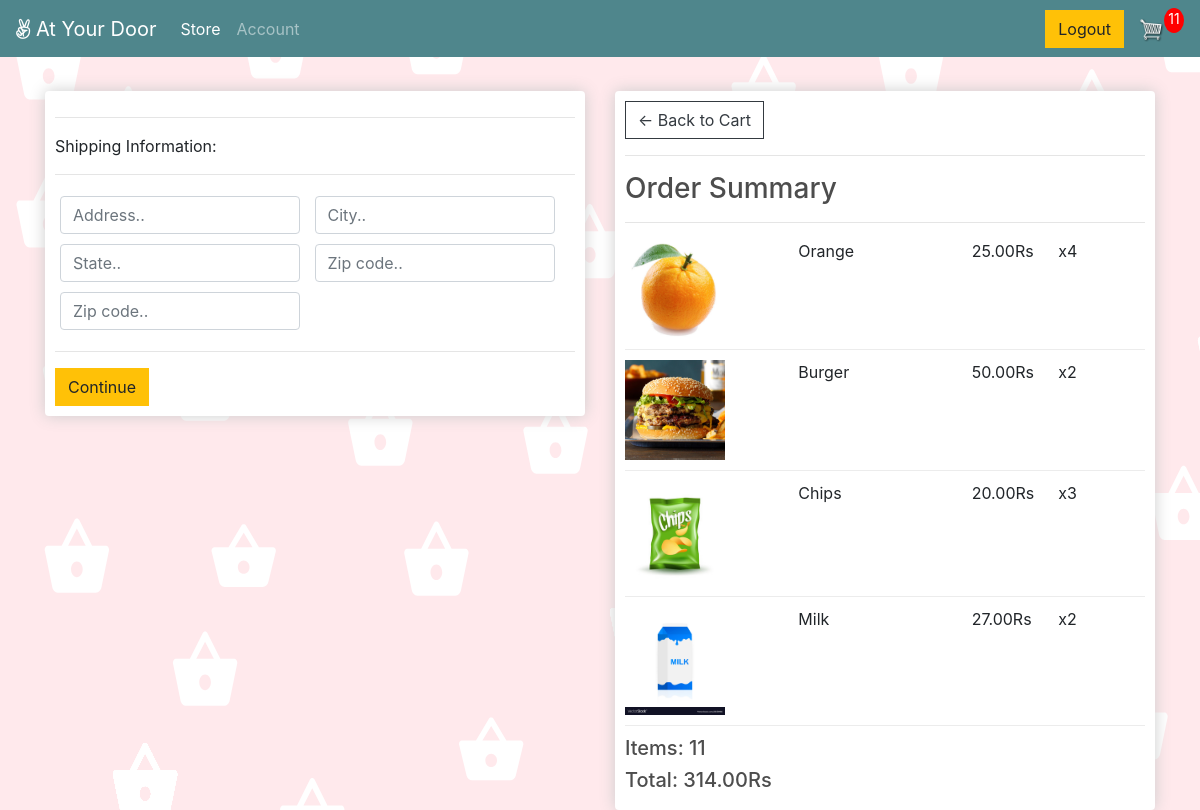
The page /checkout/ (signed in) on the database its author committed.
### store/models.py (models this page shows, shortened)
class OrderItem(models.Model):
	product = models.ForeignKey(Product, on_delete=models.SET_NULL, null=True)
	order = models.ForeignKey(Order, on_delete=models.SET_NULL, null=True)
	quantity = models.IntegerField(default=0, null=True, blank=True)
	date_added = models.DateTimeField(auto_now_add=True)
	@property
	def get_total(self):
		total = self.product.price * self.quantity
		return total

class Product(models.Model):
	name = models.CharField(max_length=200)
	price = models.FloatField()
	digital = models.BooleanField(default=False,null=True, blank=True)
	image = models.ImageField(null=True, blank=True)
	category = models.ManyToManyField(Tags, blank=True)
	@property
	def imageURL(self):
		try:
			url = self.image.url
		except:
			url = ''
		return url

class Order(models.Model):
	customer = models.OneToOneField(User, null=True, blank=True, on_delete=models.CASCADE)
	date_ordered = models.DateTimeField(auto_now_add=True,null=True)
	complete = models.BooleanField(default=False)
	transaction_id = models.CharField(max_length=100, null=True)
	@property
	def shipping(self):
		shipping = False
		orderitems = self.orderitem_set.all()
		for i in orderitems:
			if i.product.digital == False:
				shipping = True
		return shipping
	@property
	def get_cart_total(self):
		orderitems = self.orderitem_set.all()
		total = sum([item.get_total for item in orderitems])
		return total
	@property
	def get_cart_items(self):
		orderitems = self.orderitem_set.all()
		total = sum([item.quantity for item in orderitems])
		return total

### store/views.py (the view)
# urls.py: path('checkout/', views.checkout, name="checkout"),
@login_required(login_url='login')
def checkout(request):
	data = cartData(request)
	cartItems = data['cartItems']
	order = data['order']
	items = data['items']
	context = {'items':items, 'order':order, 'cartItems':cartItems}
	return render(request, 'store/checkout.html', context)

### store/utils.py (called while the page is built)
def cartData(request):
	if request.user.is_authenticated:
		customer = request.user
		order, created = Order.objects.get_or_create(customer=customer, complete=False)
		items = order.orderitem_set.all()
		cartItems = order.get_cart_items
	else:
		cookieData = cookieCart(request)
		cartItems = cookieData['cartItems']
		order = cookieData['order']
		items = cookieData['items']
	return {'cartItems':cartItems ,'order':order, 'items':items}

### store/templates/store/checkout.html (shortened to what this page needs)
{% extends 'store/main.html' %}
{% load static %}
{% block content %}
     <div class="row">
		<div class="col-lg-6">
			<div class="box-element" id="form-wrapper">
				<form id="form">
					<div id="shipping-info">
						<hr>
						<p>Shipping Information:</p>
						<hr>
						<div class="form-field">
							<input class="form-control" type="text" name="address" placeholder="Address..">
						</div>
						<div class="form-field">
							<input class="form-control" type="text" name="city" placeholder="City..">
						</div>
						<div class="form-field">
							<input class="form-control" type="text" name="state" placeholder="State..">
						</div>
						<div class="form-field">
							<input class="form-control" type="text" name="zipcode" placeholder="Zip code..">
						</div>
						<div class="form-field">
							<input class="form-control" type="text" name="country" placeholder="Zip code..">
						</div>
					</div>
					<hr>
					<a href="{% url 'payment' %}"class="btn btn-warning">Continue</a>
				</form>
			</div>
			<br>
		</div>
		<div class="col-lg-6">
			<div class="box-element">
				<a  class="btn btn-outline-dark" href="{% url 'cart' %}">&#x2190; Back to Cart</a>
				<hr>
				<h3>Order Summary</h3>
				<hr>
				{% for item in items %}
				<div class="cart-row">
					<div style="flex:2"><img class="row-image" src="{{item.product.imageURL}}"></div>
					<div style="flex:2"><p>{{item.product.name}}</p></div>
					<div style="flex:1"><p>{{item.product.price|floatformat:2}}Rs</p></div>
					<div style="flex:1"><p>x{{item.quantity}}</p></div>
				</div>
				{% endfor %}
				<h5>Items:   {{order.get_cart_items}}</h5>
				<h5>Total:   {{order.get_cart_total|floatformat:2}}Rs</h5>
			</div>
		</div>
	</div>
{% endblock content %}

### static/css/main.css (style rules this page uses)
body { background-color: hsl(0, 0%, 98%); }
h1,h2,h3,h4,h5,h6 { color:hsl(0, 0%, 30%); }
.box-element { box-shadow:hsl(0, 0%, 80%) 0 0 16px; background-color: #fff; border-radius: 4px; padding: 10px; }
.col-lg-4, .col-lg-6, .col-lg-8, .col-lg-12 { margin-top: 10px; }
.btn { border-radius: 0; }
.row-image { width: 100px; }
.form-field { width:250px; display: inline-block; padding: 5px; }
.cart-row { display: flex; align-items: flex-stretch; padding-bottom: 10px; margin-bottom: 10px; border-bottom: 1px solid #ececec; }

### store/templates/store/main.html (style rules this page uses)
body { background-image:url('static/images/Web 1920 – 1.png'); background-repeat: repeat; background-color: #d7c8cb; }

### rows shown on the page
OrderItem: product.imageURL (picture), product.name "Orange", product.price "25.00", quantity "4"
OrderItem: product.imageURL (picture), product.name "Burger", product.price "50.00", quantity "2"
OrderItem: product.imageURL (picture), product.name "Chips", product.price "20.00", quantity "3"
OrderItem: product.imageURL (picture), product.name "Milk", product.price "27.00", quantity "2"
Order: get_cart_items "11", get_cart_total "314.00"

### other values the page prints
{{ cartItems }} "11"
